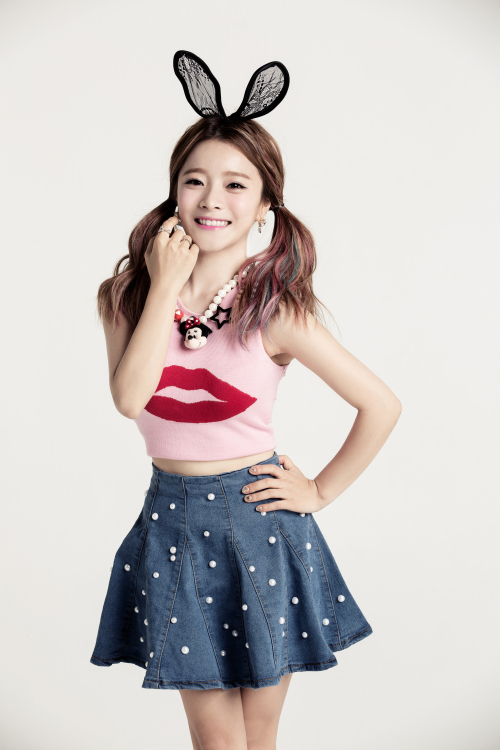
//> input picture ConsoleApplication1/images/test.jpg, 500 x 750 px
$ ./005_matBasicFunction4   (built with g++ and OpenCV 4)
//> lines starting //> are read from the running program, lines starting //| are printed output that depends on the picture
#include "opencv2/opencv.hpp"
#include <iostream>

using namespace cv;
using namespace std;

int main(void) {

	// 이미지 LOAD
	Mat img = imread("images/test.jpg");
//> img is the input picture: 750 rows x 500 cols, CV_8UC3; mean B, G, R 196.7, 198.5, 204.4

	// copyTo #1
	Mat cimg;
	img.copyTo(cimg);

	// copyTo #2
	Mat cimg2;
	img.copyTo(cimg2);

	// cimg의 크기에 가로가 2배인(세로는 같음) 이미지 생성
	// copy1과 copy2를 복사해서 가로로 이어붙일 큰 사진
	Mat canvas(Size(img.cols * 2, img.rows), img.type());

	// 흰색으로 캔버스 채움.
	canvas.setTo(255);

	// cimg과 cimg2를 복사해서 canvas에 복사해서 붙여넣는다.
	// Range(범위)는 행은 처음부터(=all) 열같은 경우는
	// cimg는 0부터 cimg가로크기까지
	// cimg2는 cimg가로크기부터 cimg2 가로크기의 2배 까지
	cimg.copyTo(canvas(Range::all(), Range(0, cimg.cols)));
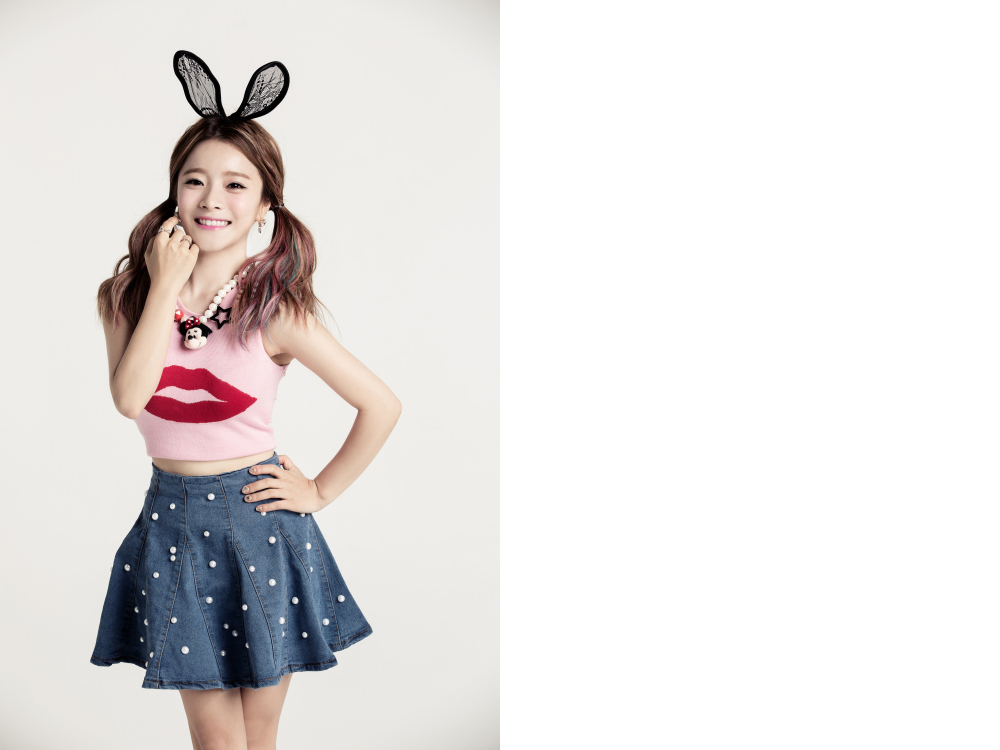
//> canvas: 750 rows x 1000 cols, CV_8UC3; mean B, G, R 225.9, 226.7, 229.7
	cimg2.copyTo(canvas(Range::all(), Range(cimg2.cols, cimg2.cols * 2)));
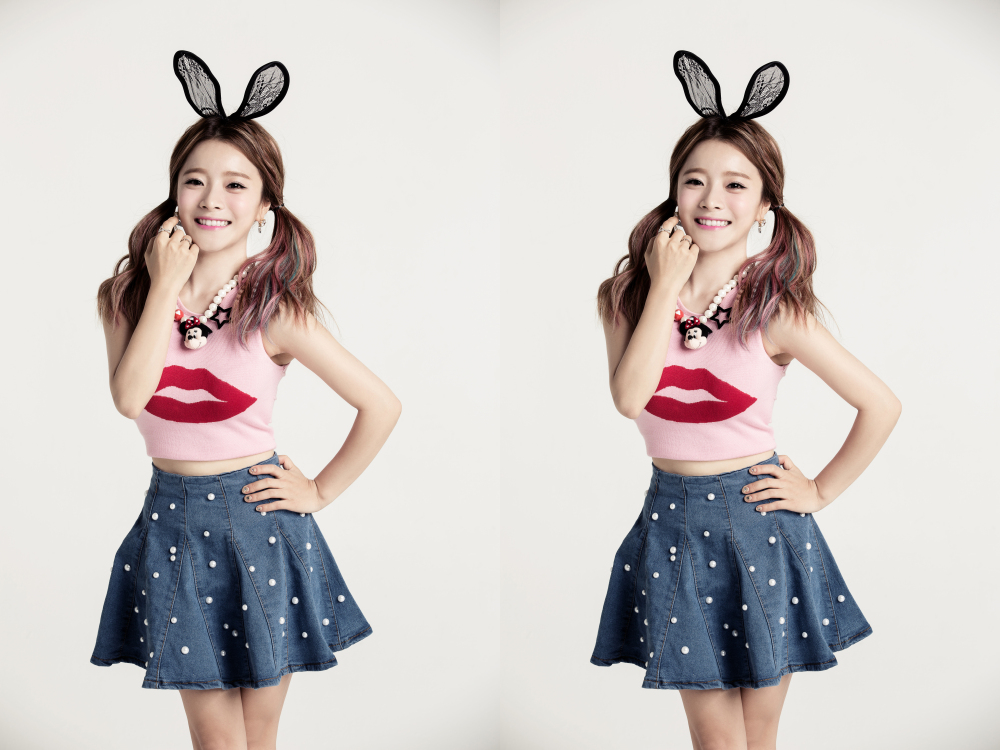
//> canvas: 750 rows x 1000 cols, CV_8UC3; mean B, G, R 196.7, 198.5, 204.4

	imshow("canvas", canvas);

	waitKey(0);


	return 0;

}

$ run again, with ConsoleApplication1/images/003.jpg copied over ConsoleApplication1/images/test.jpg
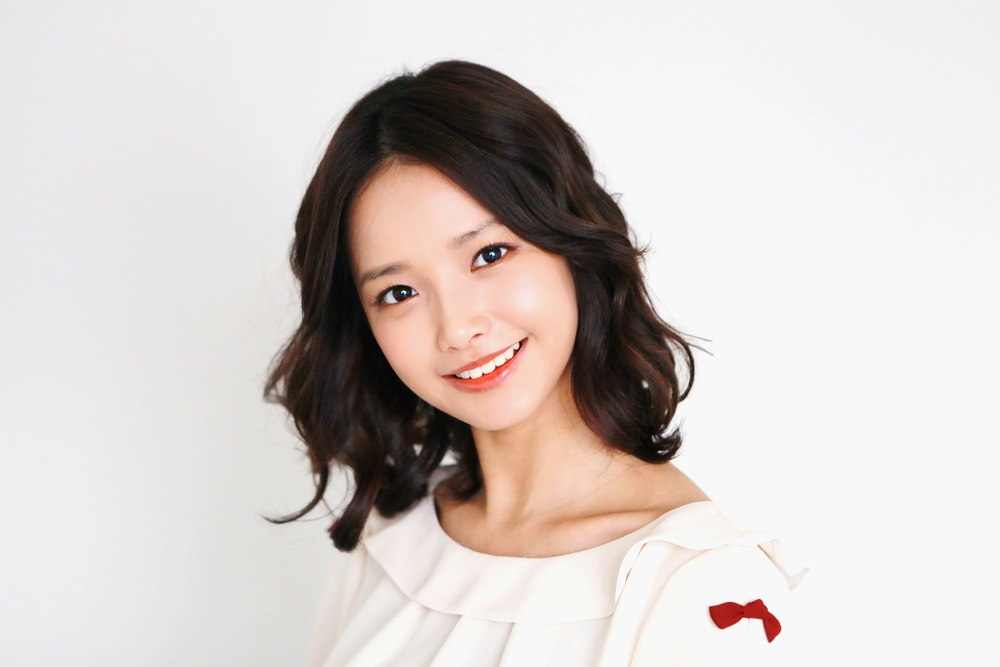
//> input picture ConsoleApplication1/images/003.jpg, 1000 x 667 px, shrunk from 2688 x 1792 before the run
//> img is the input picture: 667 rows x 1000 cols, CV_8UC3; mean B, G, R 202.5, 205.8, 212.9
//> `cimg.copyTo(canvas(Range::all(), Range(0, cimg.cols)));`:
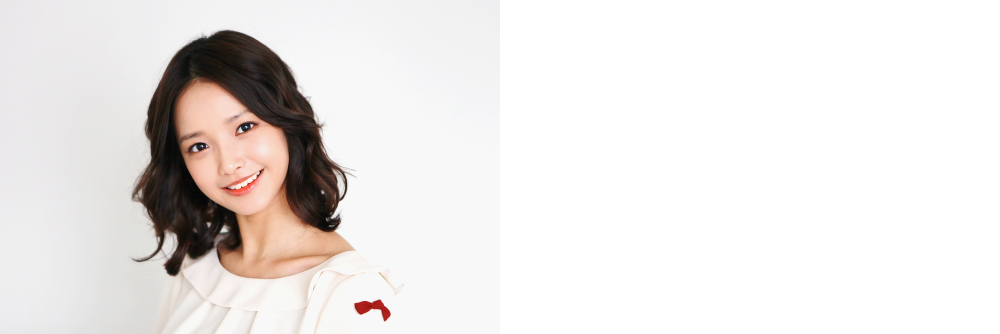
//> canvas: 667 rows x 2000 cols, CV_8UC3 (shown at 1/2 size); mean B, G, R 228.7, 230.4, 234
//> `cimg2.copyTo(canvas(Range::all(), Range(cimg2.cols, cimg2.cols * 2)));`:
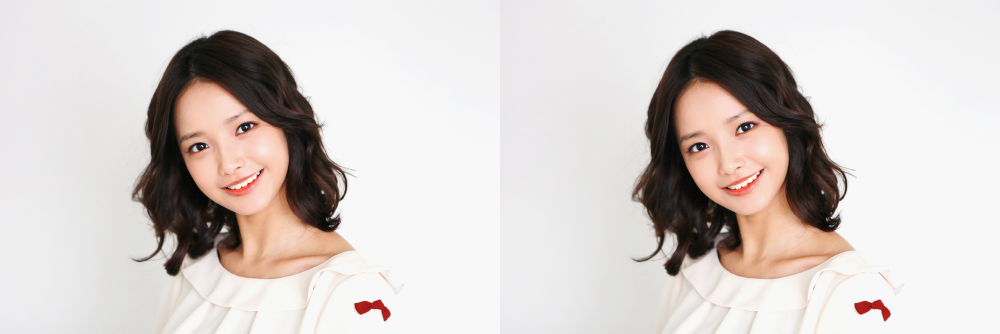
//> canvas: 667 rows x 2000 cols, CV_8UC3 (shown at 1/2 size); mean B, G, R 202.5, 205.8, 212.9
